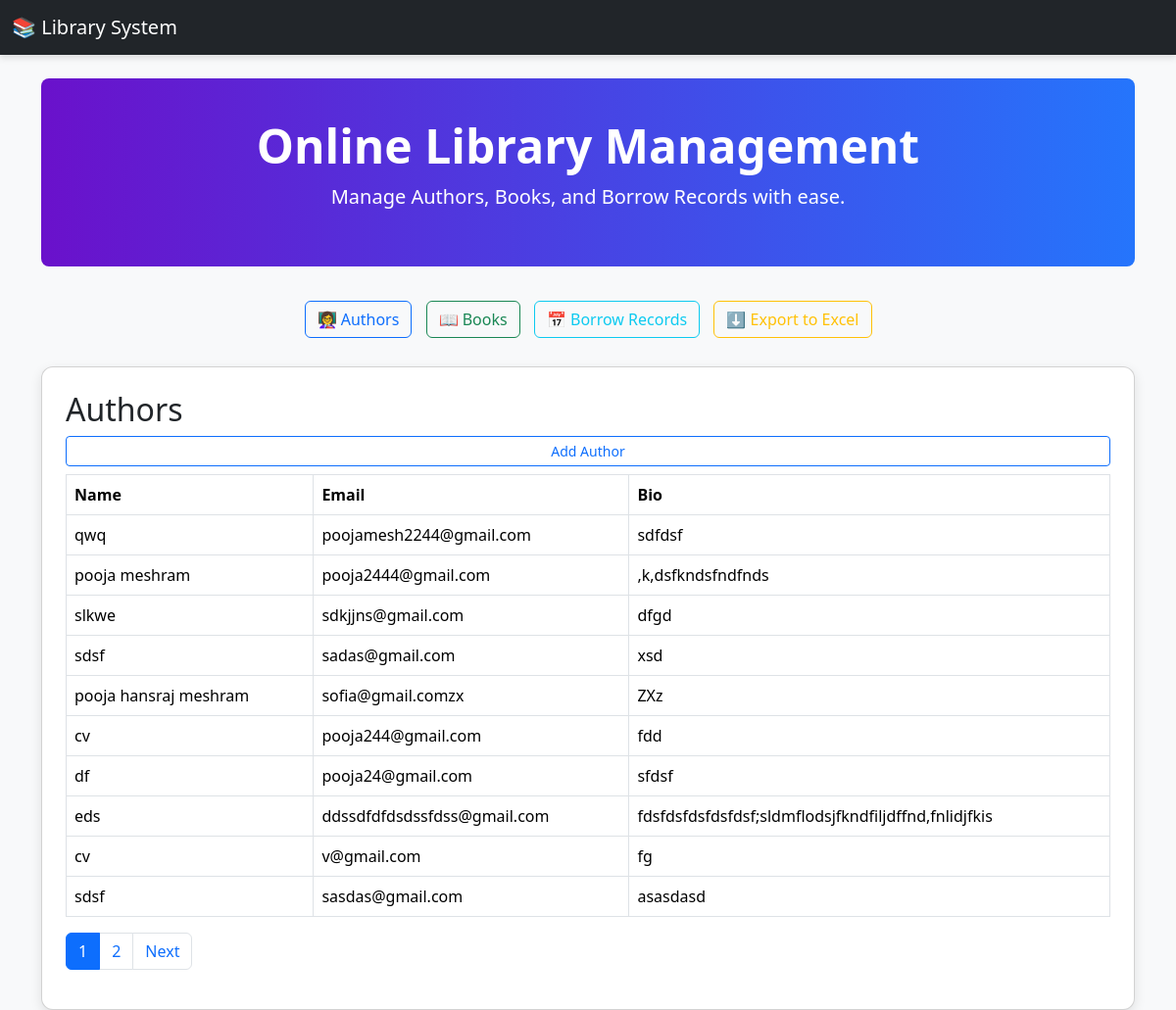
/lab/authors/, run on the app's committed database.
### libraryapp/models.py (models this page shows, shortened)
class Author(models.Model):
    name = models.CharField(max_length=100)
    email = models.EmailField(unique=True)
    bio = models.TextField()

### libraryapp/views.py (the view)
# urls.py: path('authors/', AuthorListView.as_view(), name='author-list'),
class AuthorListView(ListView):
    model = Author
    template_name = 'libraryapp/author_list.html'
    paginate_by = 10
    ordering = ['id']

### libraryapp/templates/libraryapp/author_list.html
{% extends 'libraryapp/base.html' %}
{% block content %}
<h2>Authors</h2>
<a href="{% url 'author-add' %}" class="btn btn-sm btn-outline-primary mb-2">Add Author</a>
<table class="table table-bordered">
    <thead><tr><th>Name</th><th>Email</th><th>Bio</th></tr></thead>
    <tbody>
    {% for author in object_list %}
        <tr>
            <td>{{ author.name }}</td>
            <td>{{ author.email }}</td>
            <td>{{ author.bio }}</td>
        </tr>
    {% empty %}
        <tr><td colspan="3">No authors available.</td></tr>
    {% endfor %}
    </tbody>
</table>
{% include 'libraryapp/pagination.html' with page_obj=page_obj %}
{% endblock %}

### libraryapp/templates/libraryapp/base.html (style rules this page uses)
body { background-color: #f8f9fa; }

### data on the page
Author: name "qwq", email "poojamesh2244@gmail.com", bio "sdfdsf"
Author: name "pooja meshram", email "pooja2444@gmail.com", bio ",k,dsfkndsfndfnds"
Author: name "slkwe", email "sdkjjns@gmail.com", bio "dfgd"
Author: name "sdsf", email "sadas@gmail.com", bio "xsd"
Author: name "pooja hansraj meshram", email "sofia@gmail.comzx", bio "ZXz"
Author: name "cv", email "pooja244@gmail.com", bio "fdd"
Author: name "df", email "pooja24@gmail.com", bio "sfdsf"
Author: name "eds", email "ddssdfdfdsdssfdss@gmail.com", bio "fdsfdsfdsfdsfdsf;sldmflodsjfkndfiljdffnd,fnlidjfkis"
Author: name "cv", email "v@gmail.com", bio "fg"
Author: name "sdsf", email "sasdas@gmail.com", bio "asasdasd"

### other printed values
{{ num }} "1"
{{ num }} "2"
